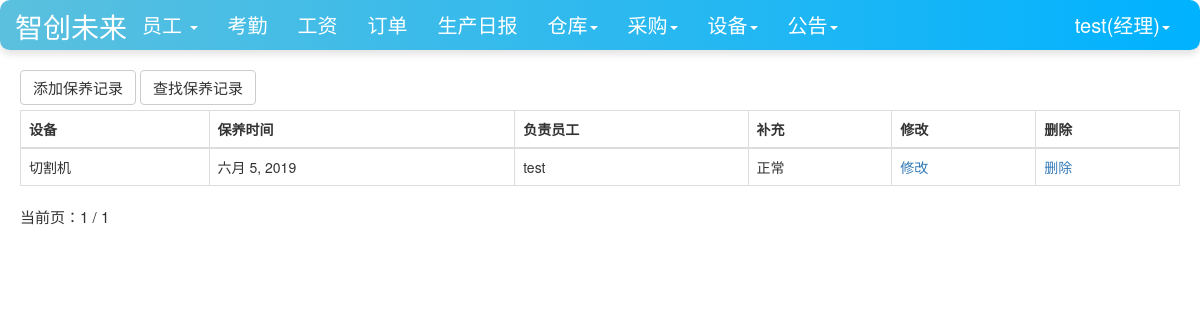
The page /facility/maintain_document/ (signed in) on the database its author committed.
### user/models.py (models this page shows, shortened)
class Profile(models.Model):
    user = models.OneToOneField(User, on_delete=models.CASCADE)
    staff_gender = models.CharField(max_length=10, choices=(('male', '男'), ('female', '女')), default='male',
                                    verbose_name='性别')
    staff_age = models.PositiveIntegerField(verbose_name="年龄")
    staff_home = models.CharField(max_length=100, verbose_name="籍贯")
    staff_nationality = models.CharField(max_length=20, verbose_name="民族")  # 民族
    staff_tel = models.BigIntegerField(verbose_name="电话")
    start_time = models.DateField(auto_now_add=True, verbose_name="入职时间")  # 入职时间
    id_card = models.CharField(max_length=20,verbose_name="身份证")  # 身份证号
    staff_type = models.CharField(max_length=100,verbose_name="职位", null=True)  # 职位
    salary_pre_hour = models.IntegerField(verbose_name="时薪")  # 时薪
    avatar = models.ImageField(verbose_name="头像", upload_to='avatars/', null=True)  # 头像字段
    class Meta:
        ordering = ['-start_time']

### facility/models.py (models this page shows)
class Maintain(models.Model):  # 保养
    facility_id = models.ForeignKey(Facility, on_delete=models.CASCADE, verbose_name="设备")
    last_time = models.DateField(auto_now=True, verbose_name="保养时间")
    staff_name = models.ForeignKey(User, on_delete=models.DO_NOTHING, verbose_name="保养员")
    complmentary = models.TextField(verbose_name="补充")

class Facility(models.Model):  # 设备
    version = models.CharField(max_length=100, verbose_name="型号")
    facility_name = models.CharField(max_length=100, verbose_name="名称")
    price = models.BigIntegerField(verbose_name="价格")
    buyer = models.ForeignKey(User, on_delete=models.DO_NOTHING, verbose_name="购买人")
    buy_time = models.DateField(auto_now_add=True, verbose_name="购买时间")
    def __str__(self):
        return self.facility_name

### facility/views.py (the view)
# urls.py: path('maintain_document/', views.maintain_document, name='maintain_document'),
def maintain_document(request):
    items = Maintain.objects.all()
    context= {}
    paginator = Paginator(items, 10)  # 每页显示10个对象
    page_number = request.GET.get('page')
    if page_number == None:
        page_number = 1
    page_number = int(page_number)
    total_pages = paginator.num_pages
    print("page_number:", page_number)
    page_info = {}
    page_info["number"] = page_number
    page_info["paginator"] = {}
    page_info["paginator"]['num_pages'] = total_pages
    print("total_pages", total_pages)
    if total_pages > page_number:
        page_info['has_next'] = True
        page_info['next_page_number'] = page_number + 1
    if page_number > 1:
        page_info['has_previous'] = True
        page_info['previous_page_number'] = page_number - 1
    item = paginator.get_page(page_number)
    context['page_obj'] = page_info
    context['facilities'] = item
    return render(request, 'maintain_document.html', context)

### user/models.py (called while the page is built)
def get_staff_type(self):
    if Profile.objects.filter(user=self).exists():
        profile = Profile.objects.get(user=self)
        return profile.staff_type
    else:
        return ''

### facility/templates/maintain_document.html (shortened to what this page needs)
{% extends 'base.html' %}
{% if user.is_authenticated %}
                        {% block nav_facility_active %}active{% endblock %}
{% endif %}
{% block content %}
    <div class="container">
        <div class="row">
            <div class="col-lg-12">
                {% if user.is_authenticated %}
                   <div class="row col-lg-12 my-spacing5">
                       <a class="btn btn-default" href="{% url 'maintain_append' %}">添加保养记录</a></span>
                    <a  class="btn btn-default" href="{% url 'maintain_select' %}">查找保养记录</a>
                </div>
                <table class="table table-bordered table-hover my-spacing2">
                  <thead>
                    <tr>
                      <th scope="col">设备</th>
                      <th scope="col">保养时间</th>
                      <th scope="col">负责员工</th>
                      <th scope="col">补充</th>
                      <th scope="col">修改</th>
                      <th scope="col">删除</th>
                    </tr>
                  </thead>
                  <tbody>
                  {%for facility in facilities%}
                    <tr>
                      <td>{{facility.facility_id}}</td>
                      <td>{{facility.last_time}}</td>
                      <td>{{facility.staff_name}}</td>
                      <td>{{facility.complmentary}}</td>
                         <td><a href="{% url 'maintain_modify' facility.pk %}">修改</a></li></td>
                      <td><a href="{% url 'maintain_delete' facility.pk %}">删除</a></li></td>
                    </tr>
                  {% endfor %}
                  </tbody>
                </table>
                {% else %}
                    <span>未登录，跳转到首页...</span>
                    <script type="text/javascript">
                        window.location.href = '/';
                    </script>
                {% endif %}
            </div>
        </div>
        {% include 'pagination.html' %}
    </div>
{% endblock %}

### templates/base.html (shortened to what this page needs)
{% load staticfiles %}
<!doctype html>
<html lang="en">
<head>
    <link rel="stylesheet" href="{% static 'base.css' %}">
     <link rel="stylesheet" href="{% static 'home.css' %}">
    <link rel="stylesheet" href="{% static 'bootstrap-3.3.7/css/bootstrap.min.css' %}">
</head>
<body>
    <nav class="navbar navbar-default navbar-fixed-top">
      <div class="container-fluid">
        <div class="navbar-header"  >
          <a class="navbar-brand-container d-flex justify-content-center"  color=white" href="{% url 'home' %}">智创未来</a>
        </div>
          {% if  user.is_authenticated %}
        <div class="collapse navbar-collapse" id="bs-example-navbar-collapse-1">
          <ul class="nav navbar-nav">
              {% if user.get_staff_type == '经理' %}
              <li class="{% block nav_staff_active %}{% endblock %}">
                  <li class="dropdown">
                      <a href="#" class="dropdown-toggle" data-toggle="dropdown" role="button" aria-haspopup="true" aria-expanded="false">
                          员工
                          <b class="caret"></b>
                      </a>
                    </li>
                  </li>
              <li class="{% block nav_attendence_active %}{% endblock %}"><a href="{% url 'attendence_lists'%}">考勤</a></li>
              <li class="{% block nav_salary_active %}{% endblock %}"><a href="{% url 'salary_lists'%}">工资</a></li>
              <li class="{% block nav_order_active %}{% endblock %}"><a href="{% url 'order_list' %}">订单</a></li>
              <li class="{% block nav_producediary_active %}{% endblock %}"><a href="{% url 'product_diary' %}">生产日报</a></li>
              <li class="{% block nav_warehousediary_active %}{% endblock %}">
              <li class="dropdown">
                <a href="#" class="dropdown-toggle" data-toggle="dropdown" role="button" aria-haspopup="true" aria-expanded="false">仓库<span class="caret"></span></a>
              </li>
                  </li>
                  <li class="{% block nav_purchase_active %}{% endblock %}">
                    <li class="dropdown">
                      <a href="#" class="dropdown-toggle" data-toggle="dropdown" role="button" aria-haspopup="true" aria-expanded="false">采购<span class="caret"></span></a>
                    </li>
                  </li>
                  <li class="{% block nav_facility_active %}{% endblock %}">
                    <li class="dropdown">
                      <a href="#" class="dropdown-toggle" data-toggle="dropdown" role="button" aria-haspopup="true" aria-expanded="false">设备<span class="caret"></span></a>
                    </li>
                  </li>
              <li class="{% block nav_notice_active %}{% endblock %}">
                    <li class="dropdown">
                      <a href="#" class="dropdown-toggle" data-toggle="dropdown" role="button" aria-haspopup="true" aria-expanded="false">公告<span class="caret"></span></a>
                    </li>
                  </li>
              {%endif%}
          </ul>
        <ul class="nav navbar-nav navbar-right">
            <li class="dropdown">
              <a href="#" class="dropdown-toggle" data-toggle="dropdown" role="button" aria-haspopup="true" aria-expanded="false">
                  {{user.username}}({{user.get_staff_type}})<span class="caret"></span></a>
            </li>
        </ul>
    </div>
          {% else %}
           <ul class="nav navbar-nav navbar-right">
                <li><a href="{% url 'login' %}?from={{ request.get_full_path }}">登录</a></li>
           </ul>
          {% endif %}
      </div>
    </nav>
    {% block content%} {% endblock %}
</body>
</html>

### static/home.css (style rules this page uses)
* { margin: 0; padding: 0; }
body { margin-top: 70px!important; }
ul { list-style-type: none!important; }
ul.navbar-right { margin-right: 0; }
div.navbar-header { font-size: 200%; padding-top: 0.2em; }

### templates/base.html (style rules this page uses)
.navbar-default { background-color: #007bff; color: white; }
.navbar-default .navbar-nav { text-align: center; }
.navbar-default .navbar-nav>li>a { color: white; font-size: 20px; text-align: center; }
.navbar-default { background-color: #007bff; color: white; border-radius: 10px; box-shadow: 0 4px 6px rgba(0, 0, 0, 0.1); }
.navbar-header { text-align: center; }
.navbar-default .navbar-nav>li>a { color: white; }
.navbar-default { background: linear-gradient(to right, #5bc0de, #00b2ff); color: white; }
.navbar-default .navbar-nav>li>a { color: white; text-align: center; }
.collapse { text-align: center; }
.navbar-brand-container { color:white; }
.row { margin-bottom: 1; }
.container { padding-left: 15px; padding-right: 15px; margin-bottom: 5px; --> }
.row > [class^="col-"] { padding-left: 5px; padding-right: 5px; }
.my-spacing5 { margin-bottom: 5px; }
.my-spacing5 > a { font-size:15px; }
.my-spacing2 { margin-bottom: 0px; }

### rows shown on the page
Maintain: facility_id "切割机", last_time "六月 5, 2019", staff_name "test", complmentary "正常"

### other values the page prints
{{ user.username }} "test"
{{ user.get_staff_type }} "经理"
{{ page_obj.number }} "1"
{{ page_obj.paginator.num_pages }} "1"
